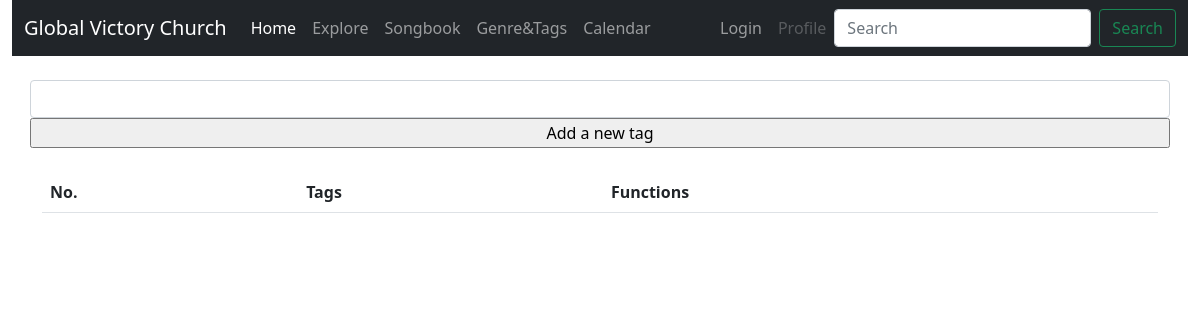
Before: /tag_list with the older database file.
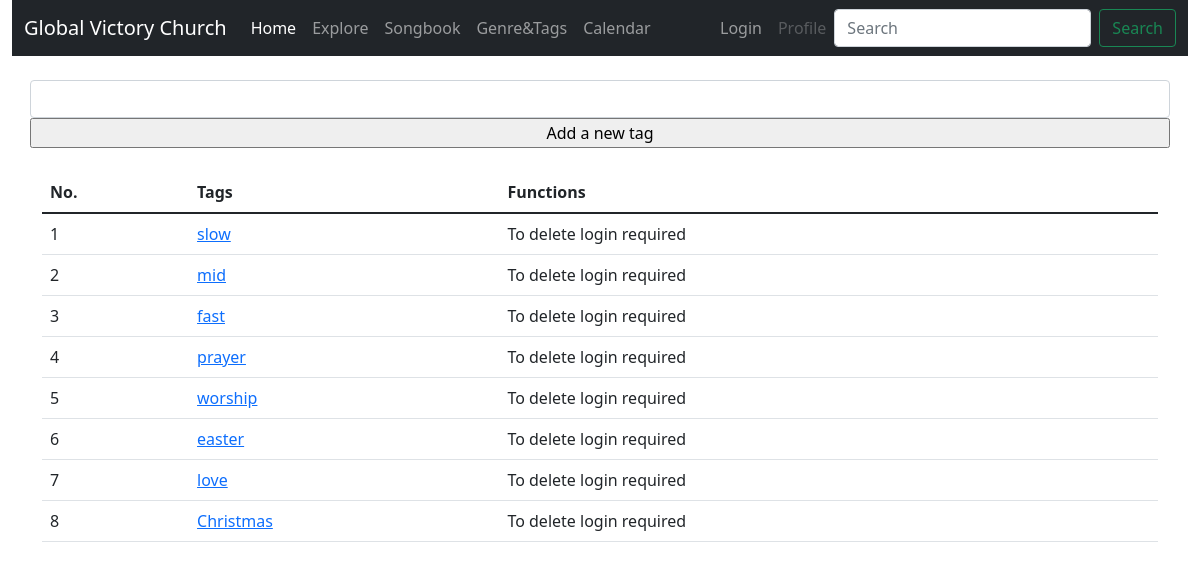
After: the same page with the newer database file.
### app/models.py (models this page shows)
class Tag(db.Model):
    id = db.Column(db.Integer, primary_key=True)
    name = db.Column(db.String)

### app/routes.py (the view)
@app.route('/tag_list', methods=['GET', 'POST'])
def tag_list():
    form = AddTag()
    untag_form = EmptyForm()
    tags = Tag.query.all()
    if form.validate_on_submit():
        t = Tag(name=form.name.data)
        db.session.add(t)
        db.session.commit()
        flash('A new tag has been saved.')
        return redirect(url_for('tag_list'))
    return render_template('tag_list.html', title='Tag list', tags=tags, form=form, untag_form=untag_form)

### app/forms.py (shortened to what this page needs)
class AddTag(FlaskForm):
    name = StringField('Tag', validators=[DataRequired()], render_kw={"class": "form-control"})
    submit = SubmitField('Add a new tag')

class EmptyForm(FlaskForm):
    submit = SubmitField('Submit')

### app/routes.py (called while the page is built)
@app.before_request
def before_request():
    if current_user.is_authenticated:
        current_user.last_seen = datetime.utcnow()
        db.session.commit()

### app/templates/tag_list.html (shortened to what this page needs)
{% extends "base.html" %}
{% block app_content %}
    <br>
	<div class="row">
		<div class="col">
			<form class="row needs-validation" action method="post" novalidate>
			{{ form.name() }}
			{{ form.submit() }}
			</form>
		</div>
	</div>
	<br>
	{% include '_tags.html' %}
{% endblock %}

### app/templates/base.html (shortened to what this page needs)
<!DOCTYPE html>
<html>
<head>
  	<link rel="stylesheet" href="{{ url_for('static', filename='css/bootstrap.min.css') }}">
</head>
<body>
    <div class="container-xxl sticky-top">
		<nav class="navbar navbar-expand-lg navbar-dark bg-dark">
			<div class="container-fluid">
				 <a class="navbar-brand" href="{{ url_for('index') }}">Global Victory Church</a>
				<div class="collapse navbar-collapse" id="navbarSupportedContent">
					<ul class="navbar-nav me-auto mb-2 mb-lg-0">
						<li class="nav-item">
							<a class="nav-link active" aria-current="page" href="{{ url_for('index') }}">Home</a>
						</li>
						<li class="nav-item">
							<a class="nav-link" href="{{ url_for('explore') }}">Explore</a></li>
						<li class="nav-item"><a class="nav-link" href="{{ url_for('songbook') }}">Songbook</a></li>
						<li class="nav-item"><a class="nav-link" href="{{ url_for('tag_list') }}">Genre&Tags</a></li>
						<li class="nav-item"><a class="nav-link" href="{{ url_for('calendar') }}">Calendar</a></li>
					</ul>
					<ul class="nav navbar-nav navbar-right">
						{% if current_user.is_anonymous %}
						<li class="nav-item"><a class="nav-link" href="{{ url_for('login') }}">Login</a></li>
						<li class="nav-item"><a class="nav-link disabled">Profile</a></li>
						{% endif %}
					</ul>
					<form class="d-flex">
						<input class="form-control me-2" type="search" placeholder="Search" aria-label="Search">
						<button class="btn btn-outline-success" type="submit">Search</button>
					</form>
				</div>
			</div>
		</nav>
	</div>
	<div class="container-xxl">
{% block content %}
    <div class="container">
        {% block app_content %}{% endblock %}
    </div>
{% endblock %}
	</div>
</body>
</html>

### app/templates/_tags.html
<div class="row">
		<div class="col">
			<table class="table table-responsive-sm table-hover">
			<thead>
			  <tr>
				 <th class="th-sm" scope="col">No.</th>
				 <th class="th-lg" scope="col">Tags</th>
				 <th class="th-sm" scope="col">Functions</th>
			  </tr>
			</thead>
			<tbody>
			{% for t in tags %}
				<tr valign="top">
					<td>{{ t.id }}</td>
					<td><a href="{{ url_for('.tag_songlist', tagid=t.id) }}">{{ t.name }}</a></td>
					<td>
					{% if current_user.is_anonymous %}
					To delete login required
					{% else %}
					<form action="{{ url_for('.remove_tag', tagid=t.id) }}" method="post">
						{{ form.hidden_tag() }}
						{{ form.submit(value='Delete') }}
					</form>
					{% endif %}
					</td>
				</tr>
			{% endfor %}
			</tbody>
			</table>
		</div>
	</div>

Changed rows visible on the page:
added Tag: id "1", name "slow"
added Tag: id "2", name "mid"
added Tag: id "3", name "fast"
added Tag: id "4", name "prayer"
added Tag: id "5", name "worship"
added Tag: id "6", name "easter"
added Tag: id "7", name "love"
added Tag: id "8", name "Christmas"
